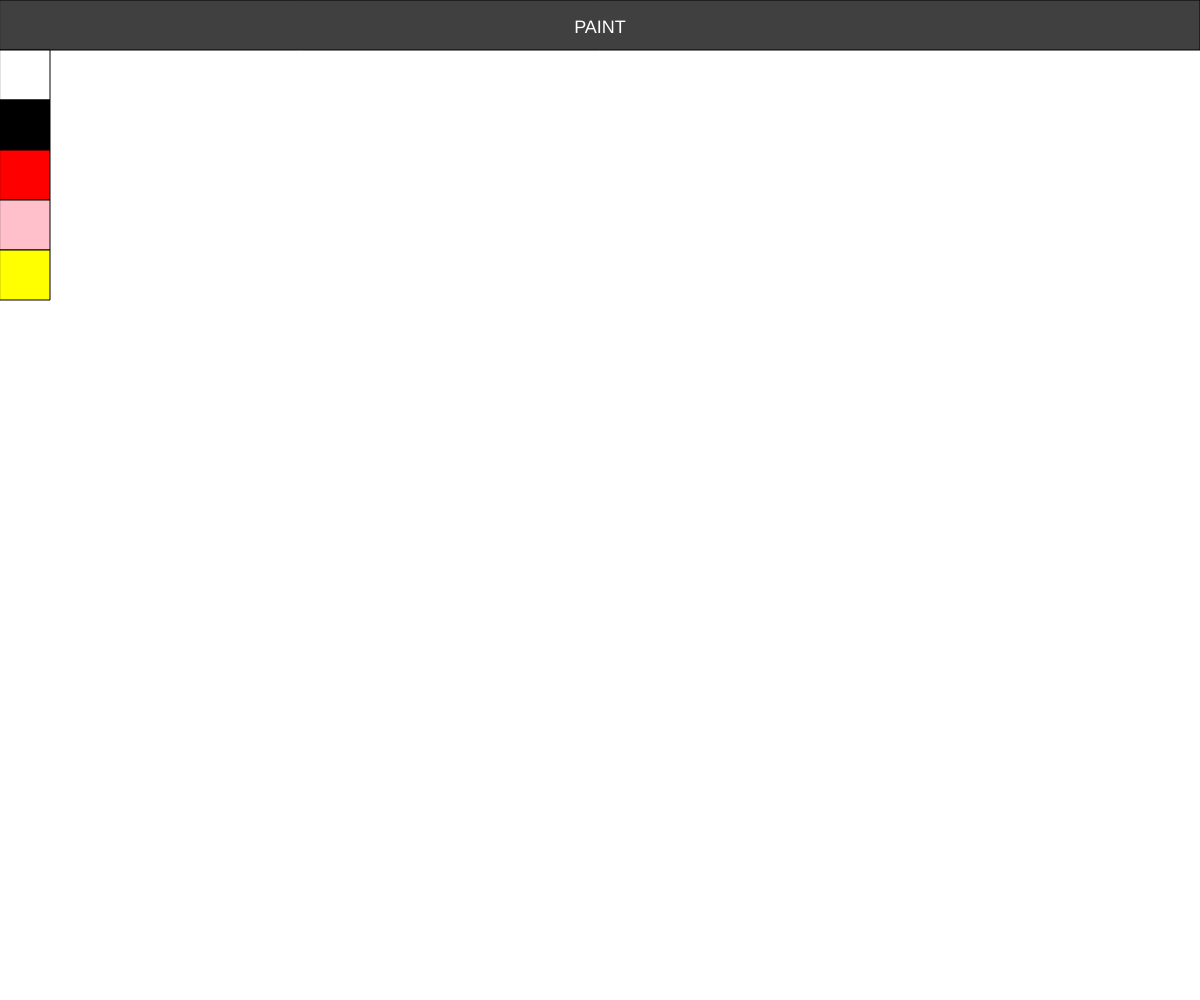
Frame 1 (no input)
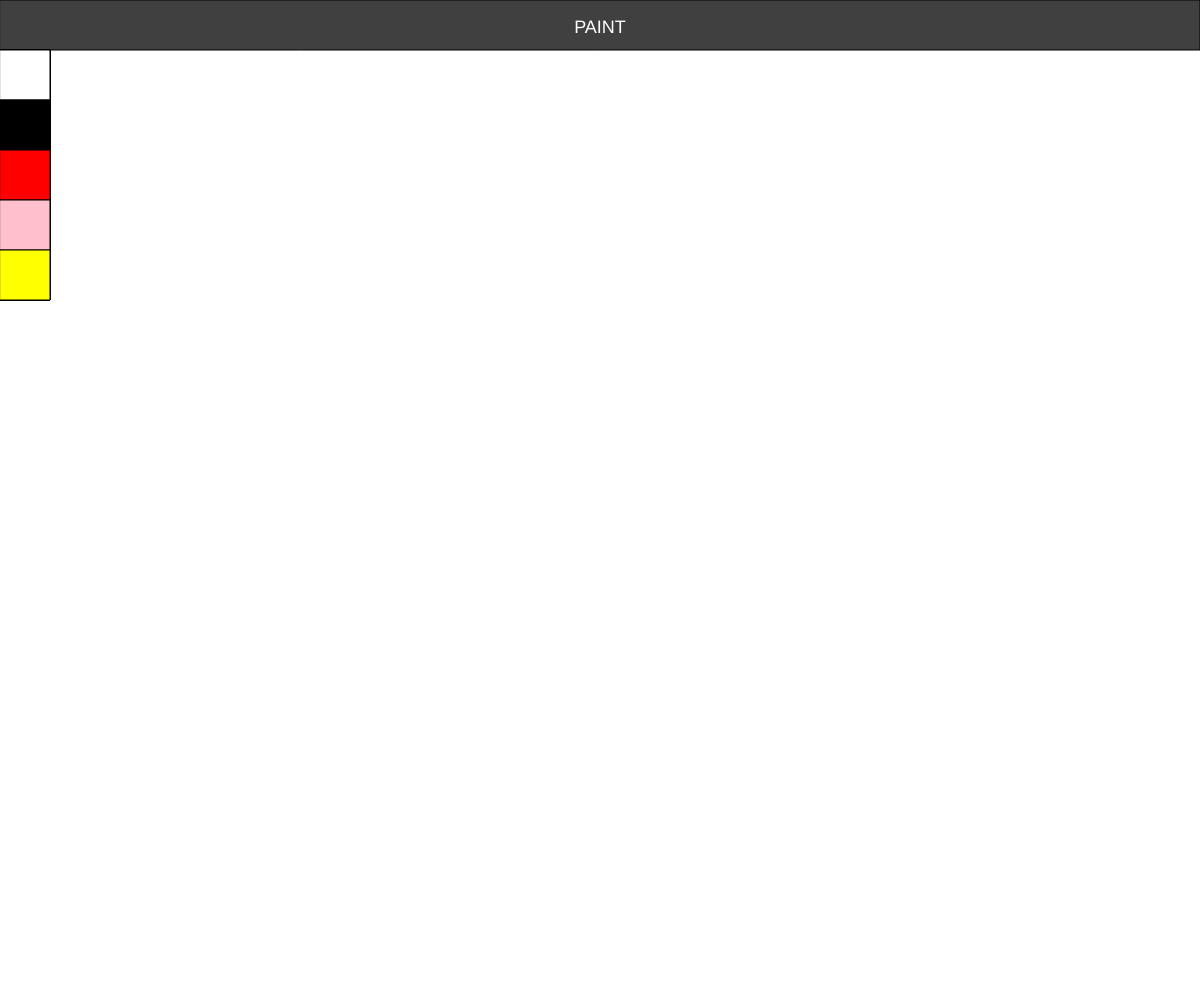
Frame 60 (no input)
Frame 120 (the mouse pressed at the canvas centre since frame 60): identical to frame 60, image omitted

The p5.js sketch that drew these frames (run headless with seeded random() and noise() and a simulated clock; from frame 60 on, the mouse is pressed at the canvas centre):

// p5.js sketch
// ── sketch.js
var white,black,red;

function setup() {
  createCanvas(innerWidth, innerHeight);
  background("white");
  header();
}

function draw() {
  
  white = new ColorBox(0, 50, 50, 50, "white");
  white.appear();
  black = new ColorBox(0, 100, 50, 50, "black");
  black.appear();
  //code for red box :
  red=new ColorBox(0,150,50,50,"red")
   red.appear();
   pink=new ColorBox(0,200,50,50,"pink")
   pink.appear();
   yellow=new ColorBox(0,250,50,50,"yellow")
   yellow.appear();
}

function header() {
  fill("#404040");
  rect(0, 0, width, 50);

  textAlign(CENTER);
  fill("white");
  textSize(18);
  text("PAINT", width / 2, 33);
}

// ── ColorBox.js
class ColorBox {
  
    //Add code inside the constructor:
    constructor(x, y, w, h, color) {
    this.x=x;
      this.y=y;
      this.w=w;
      this.h=h;
      this.color=color;
    }

    //make the color boxes appear on canvas
    appear()
    {
      stroke(0);
      strokeWeight(1);
      fill(this.color);
      rect(this.x, this.y, this.w, this.h);
    }
}
